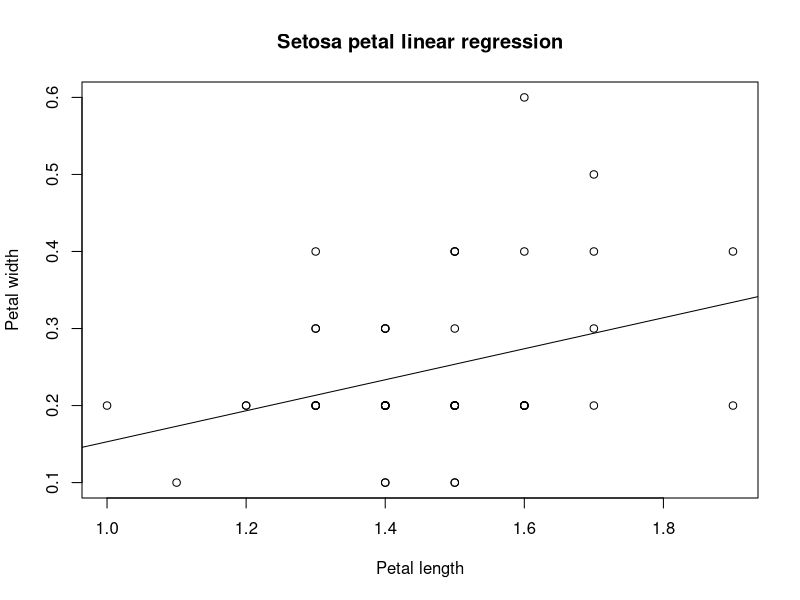

Source code (R):
library(datasets)
library(dplyr)
library(ggplot2)

data(iris)
names(iris) <- tolower(names(iris))

Setosa <- filter(iris, species == 'setosa')

###########
## PETAL ##
###########

cor(Setosa$petal.length, Setosa$petal.width) # 0.33163

# linear regression
regresion <- lm(petal.width ~ petal.length, data = Setosa)
summary(regresion)

# basic plot
plot(x = Setosa$petal.length, y = Setosa$petal.width, xlab = "Petal length", ylab = "Petal width", main = "Setosa petal linear regression")
abline(regresion)




























###########
## SEPAL ##
###########